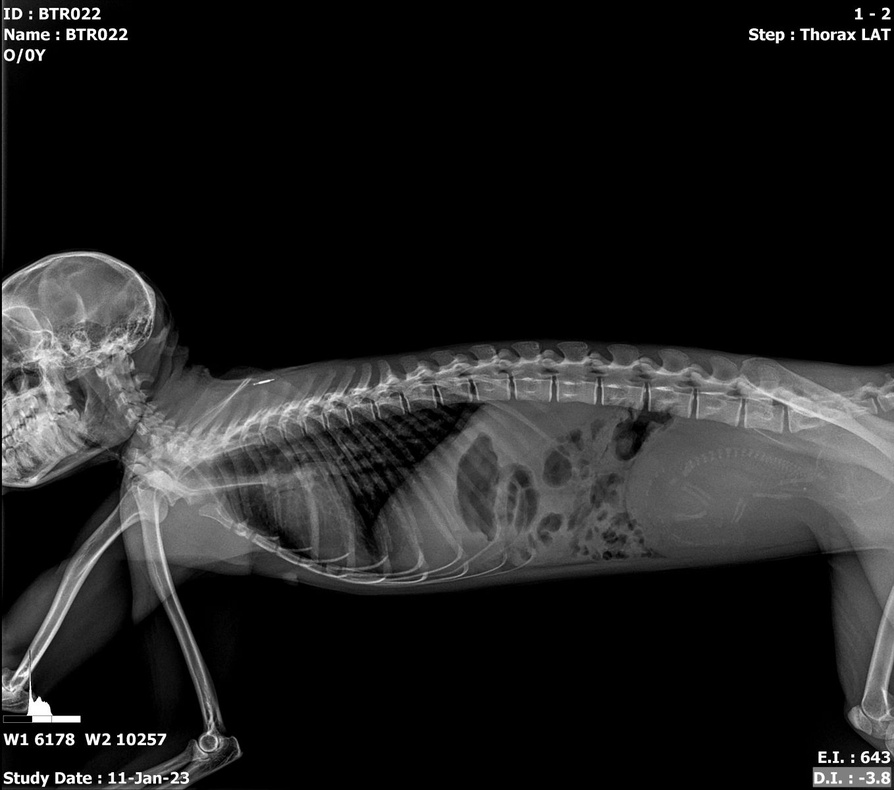
#> input picture BTR022.jpg, 894 x 790 px, shrunk from 1358 x 1200 before the run
$ python nwcde.py
#> lines starting #> are read from the running program, lines starting #| are printed output that depends on the picture; after the words box and inside, x2 and y2 are one past the last pixel; in counts of white or black regions, pixels touching at a corner belong together
import cv2
import numpy as np
import os

# ============================================================
#   ฟังก์ชันช่วยถาม/พิมพ์/เซฟภาพ
# ============================================================

def ask_bool(question, default=True):
    d = "Y/n" if default else "y/N"
    ans = input(f"{question} ({d}): ").strip().lower()
    if ans == "":
        return default
    return ans in ["y", "yes", "true", "1"]

# [21 lines left out: function ask_int, not called in this run]

def ask_float(question, default, min_val=None, max_val=None):
    while True:
        ans = input(f"{question} [default={default}]: ").strip()
        if ans == "":
            value = default
        else:
            try:
                value = float(ans)
            except:
                print("กรุณากรอกตัวเลข")
                continue
        if min_val is not None and value < min_val:
            print(f"ต้องไม่น้อยกว่า {min_val}")
            continue
        if max_val is not None and value > max_val:
            print(f"ต้องไม่มากกว่า {max_val}")
            continue
        return value

def save_img(img, filename, outdir="outputs", save=True):
    """เซฟรูปถ้า save=True"""
    if not save:
        return

    os.makedirs(outdir, exist_ok=True)
    path = os.path.join(outdir, filename)

    img_to_save = img
    if img_to_save.dtype != np.uint8:
        img_to_save = cv2.normalize(img_to_save, None, 0, 255,
                                    cv2.NORM_MINMAX).astype(np.uint8)

    cv2.imwrite(path, img_to_save)
    print("Saved:", path)

# ============================================================
#   ประมวลผลเฉพาะ ROI (ลำตัว) ลบซี่โครงใน polygon
# ============================================================

# [101 lines left out: function process_torso, not called in this run]

# ============================================================
#                      MAIN (auto crop + save option)
# ============================================================

def main():
    print("=== Auto-crop Monkey X-ray & Remove Ribs (no GUI) ===")

    # 1) เลือกไฟล์ภาพ
    print("แนะนำ: ให้วางไฟล์ภาพไว้โฟลเดอร์เดียวกับสคริปต์นี้")
    img_name = input("พิมพ์ชื่อไฟล์ภาพ (เช่น monkey_xray.png): ").strip()
#> the answer given: BTR022.jpg
    if img_name == "":
        print("ไม่ได้ระบุไฟล์ จบโปรแกรม")
        return

    img = cv2.imread(img_name, cv2.IMREAD_GRAYSCALE)
#> img is the input picture: shape (790, 894); min 0, max 255, mean 32.5
    if img is None:
        print("อ่านไฟล์ไม่สำเร็จ ตรวจสอบชื่อไฟล์/ตำแหน่ง")
        return

    H, W = img.shape
    print(f"อ่านภาพสำเร็จ ขนาด = {W} x {H}")
#| อ่านภาพสำเร็จ ขนาด = 894 x 790

    # 2) ถามว่าจะเซฟไฟล์ขั้นตอนต่าง ๆ หรือไม่
    save_steps = ask_bool("ต้องการบันทึกรูปผลลัพธ์ทั้งหมดไหม?", True)
#> the answer given: y
    outdir = "outputs"

    # 3) ใช้ภาพเต็มเพื่อหา ribs mask เบื้องต้น (สำหรับ auto-crop)
    clahe = cv2.createCLAHE(clipLimit=2.0, tileGridSize=(8, 8))
    enh_full = clahe.apply(img)
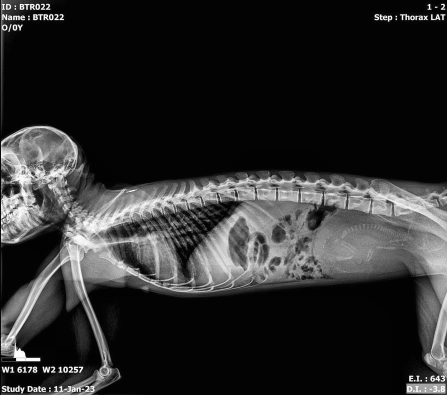
#> enh_full: shape (790, 894) (shown at 1/2 size); min 1, max 255, mean 44.1
    den_full = cv2.medianBlur(enh_full, 3)

    blur_full = cv2.GaussianBlur(den_full, (5, 5), 0)
    _, bone_full = cv2.threshold(
        blur_full, 0, 255, cv2.THRESH_BINARY + cv2.THRESH_OTSU
    )
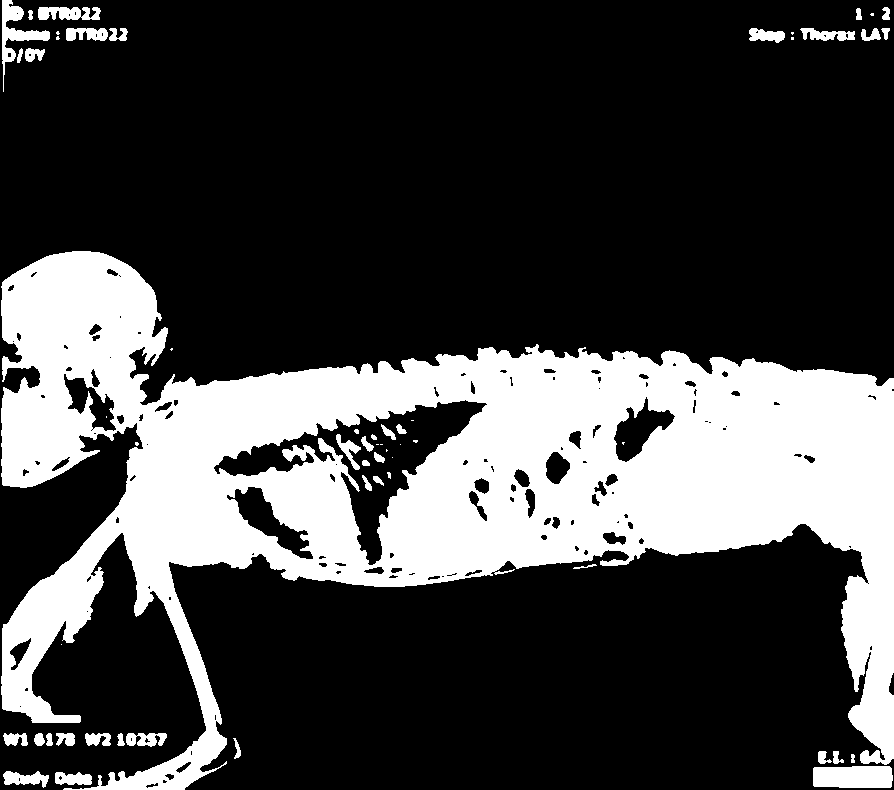
#> bone_full: shape (790, 894); 27.1% white; 57 white regions (17 under 20 px), largest, box (x1, y1, x2, y2) and area: (1, 251, 894, 790) 182227, (813, 766, 893, 788) 1673, (2, 0, 50, 92) 1110

    if (bone_full == 255).any() and (bone_full == 0).any():
        if den_full[bone_full == 255].mean() < den_full[bone_full == 0].mean():
            bone_full = cv2.bitwise_not(bone_full)

    bone_full = cv2.morphologyEx(
        bone_full,
        cv2.MORPH_CLOSE,
        cv2.getStructuringElement(cv2.MORPH_ELLIPSE, (3, 3))
    )
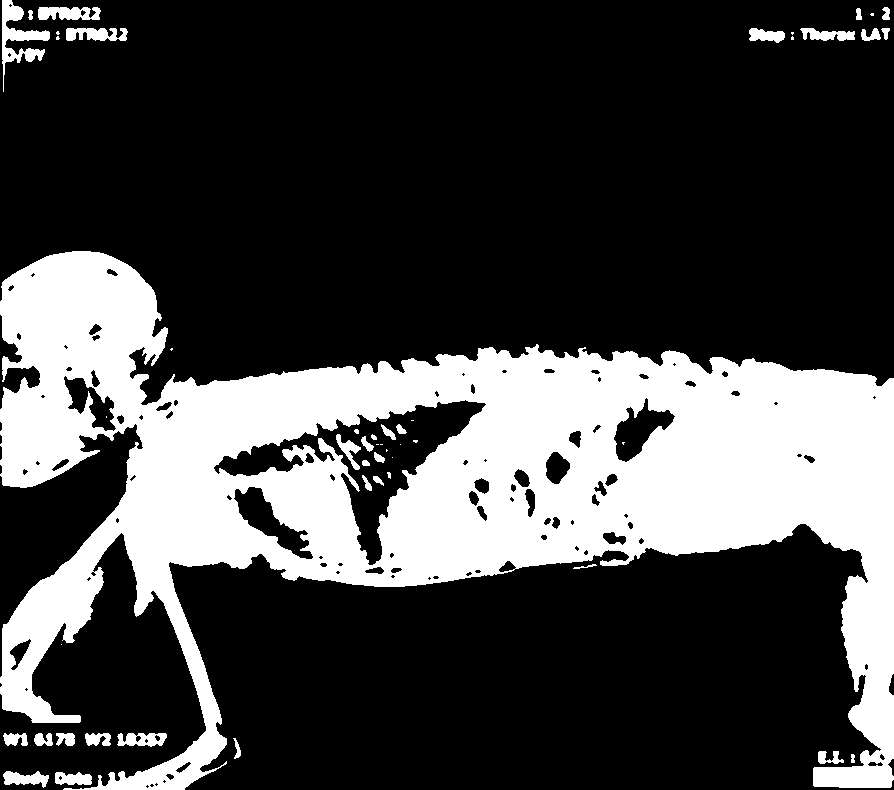
#> bone_full: shape (790, 894); 27.2% white; 49 white regions (16 under 20 px), largest, box (x1, y1, x2, y2) and area: (0, 251, 894, 790) 184644, (2, 0, 50, 92) 1386, (38, 7, 101, 20) 659

    kernel_vert_full = cv2.getStructuringElement(cv2.MORPH_RECT, (5, 35))
    spine_full = cv2.morphologyEx(bone_full, cv2.MORPH_OPEN, kernel_vert_full)
#> spine_full: shape (790, 894); 23.3% white; 16 white regions, largest, box (x1, y1, x2, y2) and area: (382, 347, 894, 763) 91080, (121, 359, 435, 618) 31386, (2, 251, 154, 487) 23507
    spine_full = cv2.dilate(
        spine_full,
        cv2.getStructuringElement(cv2.MORPH_ELLIPSE, (5, 5)),
        iterations=1
    )
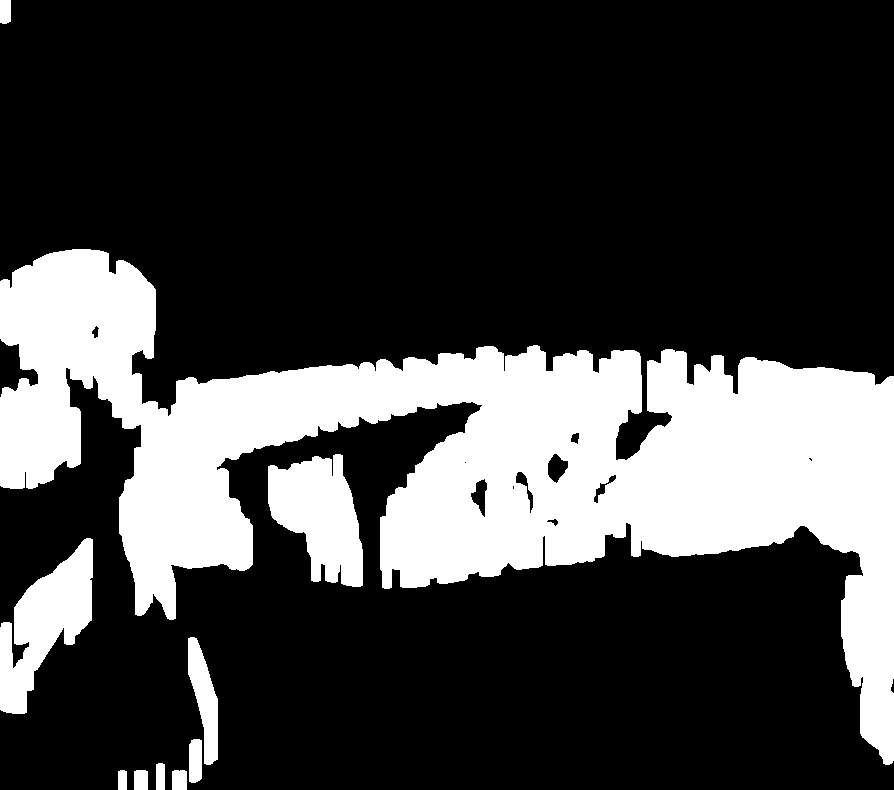
#> spine_full: shape (790, 894); 25.5% white; 10 white regions, largest, box (x1, y1, x2, y2) and area: (0, 249, 894, 765) 159798, (268, 454, 363, 587) 8273, (0, 538, 93, 714) 8052
    ribs_full = cv2.bitwise_and(bone_full, cv2.bitwise_not(spine_full))
#> ribs_full: shape (790, 894); 3% white; 161 white regions (62 under 20 px), largest, box (x1, y1, x2, y2) and area: (813, 750, 894, 788) 1928, (253, 527, 311, 581) 1494, (2, 24, 50, 92) 1014
    ribs_full = cv2.morphologyEx(
        ribs_full,
        cv2.MORPH_OPEN,
        cv2.getStructuringElement(cv2.MORPH_ELLIPSE, (3, 3))
    )
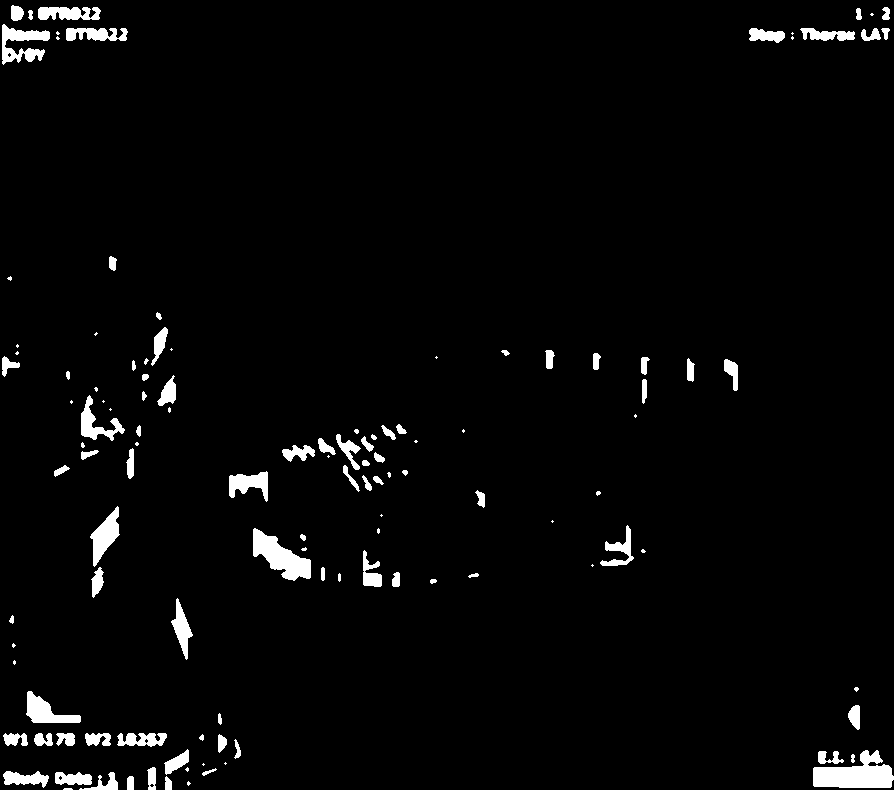
#> ribs_full: shape (790, 894); 2.9% white; 122 white regions (40 under 20 px), largest, box (x1, y1, x2, y2) and area: (813, 750, 894, 788) 1924, (253, 528, 311, 581) 1485, (2, 24, 50, 65) 967

    ys, xs = np.where(ribs_full > 0)
    if len(xs) == 0 or len(ys) == 0:
        print("ไม่พบ ribs ในภาพ (mask ว่าง) ใช้ครึ่งล่างของภาพแทน")
        x_min, x_max = int(W * 0.2), int(W * 0.9)
        y_min, y_max = int(H * 0.3), int(H * 0.8)
    else:
        x_min, x_max = xs.min(), xs.max()
#> x_min = 2; x_max = 893
        y_min, y_max = ys.min(), ys.max()
#> y_min = 5; y_max = 789

        pad_x = int(0.05 * W)  # padding 5% รอบด้าน
        pad_y = int(0.05 * H)

        x_min = max(x_min - pad_x, 0)
#> x_min = 0
        x_max = min(x_max + pad_x, W - 1)
        y_min = max(y_min - pad_y, 0)
#> y_min = 0
        y_max = min(y_max + pad_y, H - 1)

    torso = img[y_min:y_max+1, x_min:x_max+1]
    save_img(torso, "auto_crop_torso.png", outdir, save_steps)
    print(f"Auto-crop ROI: x=[{x_min},{x_max}], y=[{y_min},{y_max}]")
#| Auto-crop ROI: x=[0,893], y=[0,789]

    # 4) ลูปให้ปรับพารามิเตอร์ได้หลายรอบ
    run = 1
    while True:
        print(f"\n===== รอบที่ {run}: กำหนดพารามิเตอร์ =====")
        print("(กด Enter = ใช้ค่ามาตรฐานที่แนะนำ)")

        params = {
            "clahe_clip":   ask_float("CLAHE clipLimit", 2.0),
            "clahe_tile":   ask_int("CLAHE tileGridSize", 8, 2),

            "median_ksize": ask_int("Median filter kernel (odd)", 3, 1, must_odd=True),
            "gauss_ksize":  ask_int("Gaussian blur kernel (odd)", 5, 1, must_odd=True),

            "small_kernel": ask_int("Small morphology kernel (odd)", 3, 1, must_odd=True),
            "min_area":     ask_int("min_area สำหรับลบจุดเล็ก", 80, 1),

            "vert_width":   ask_int("ความกว้าง kernel spine", 5, 1),
            "vert_length":  ask_int("ความยาว kernel spine", 35, 3),
            "spine_dilate": ask_int("ขนาด dilate spine (odd)", 7, 1, must_odd=True),

            "ribs_open":    ask_int("kernel เปิด ribs (odd)", 3, 1, must_odd=True),

            "inpaint_radius": ask_int("inpaint radius", 3, 1),
        }

        tag = f"run{run}"

        torso_result = process_torso(torso, params, outdir, tag, save_steps)

        # เอากลับไปใส่ในภาพเต็ม
        full_result = img.copy()
        full_result[y_min:y_max+1, x_min:x_max+1] = torso_result

        save_img(full_result, f"{tag}_full_result.jpg", outdir, save_steps)
        # เซฟชื่อหลัก (ถ้า save_steps=False จะไม่สร้างไฟล์)
        save_img(full_result, "monkey_xray_no_ribs_final.jpg", outdir, save_steps)

        again = ask_bool("ต้องการลองปรับพารามิเตอร์ใหม่อีกรอบไหม?", False)
        if not again:
            print("จบโปรแกรม ถ้าเลือกเซฟ ให้เปิดโฟลเดอร์ outputs ดูรูปแต่ละขั้นตอน")
            break

        run += 1
#> after the loop, run = 1

if __name__ == "__main__":
#> (the run stopped early here; a loop or call above may not have finished)

$ run again, on BTR056.jpg
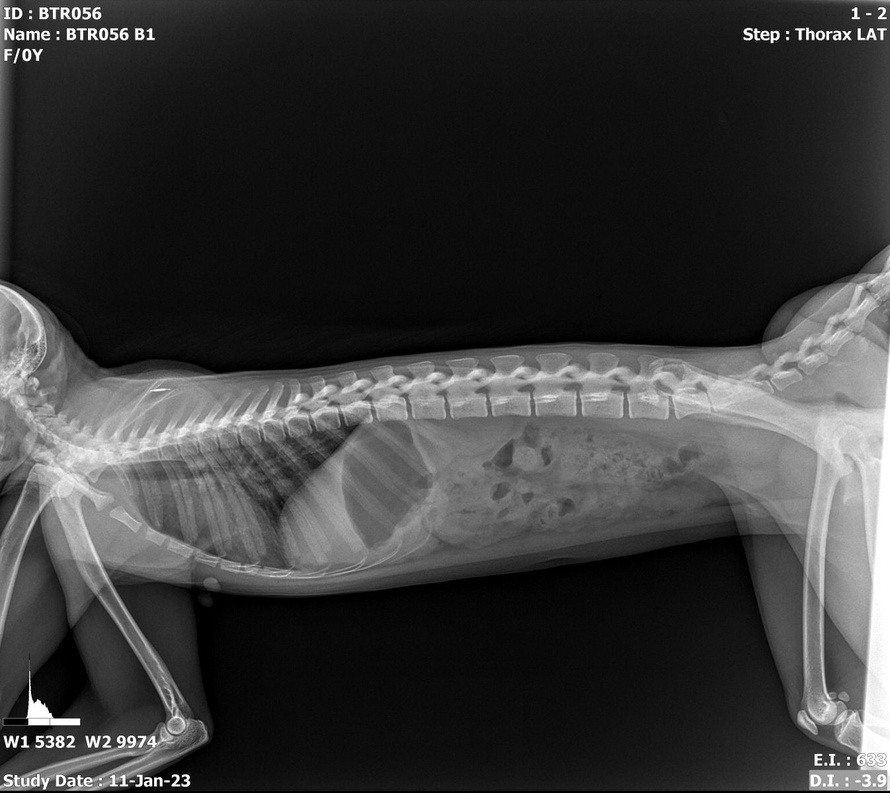
#> input picture BTR056.jpg, 890 x 793 px, shrunk from 1346 x 1200 before the run
#> in main, img is the input picture: shape (793, 890); min 0, max 255, mean 56.8
#| อ่านภาพสำเร็จ ขนาด = 890 x 793
#> in main, `_, bone_full = cv2.threshold( blur_full, 0, 255, cv2.THRESH_BINARY + c..`:
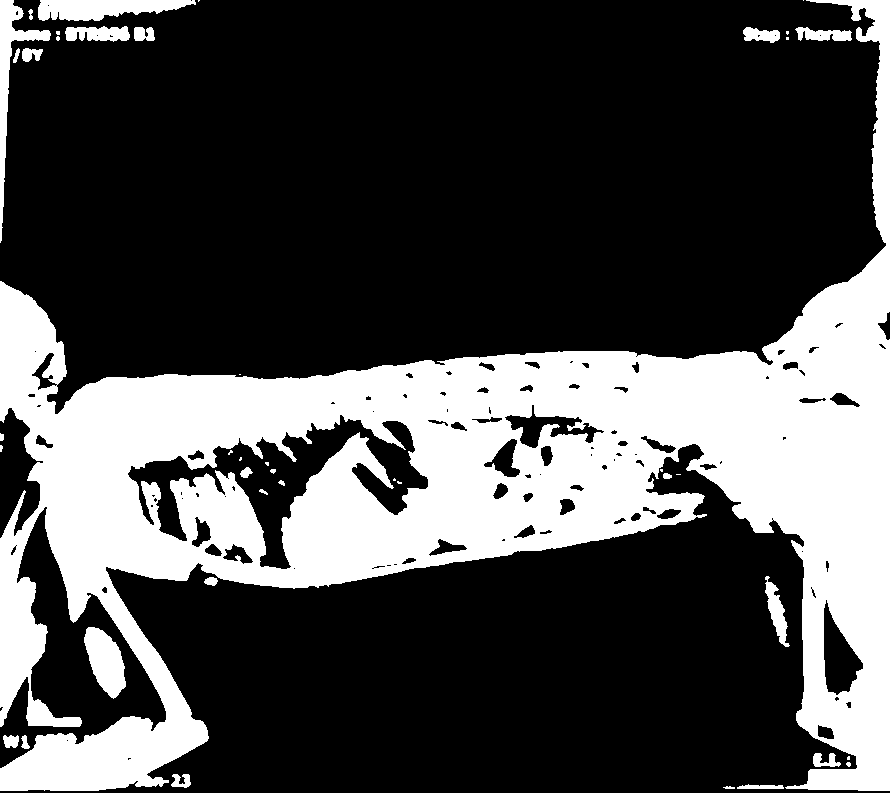
#> bone_full: shape (793, 890); 29.7% white; 42 white regions (17 under 20 px), largest, box (x1, y1, x2, y2) and area: (0, 0, 890, 791) 198782, (38, 0, 196, 21) 2343, (0, 0, 51, 243) 2305
#> in main, `ribs_full = cv2.morphologyEx( ribs_full, cv2.MORPH_OPEN, cv2.getStruct..`:
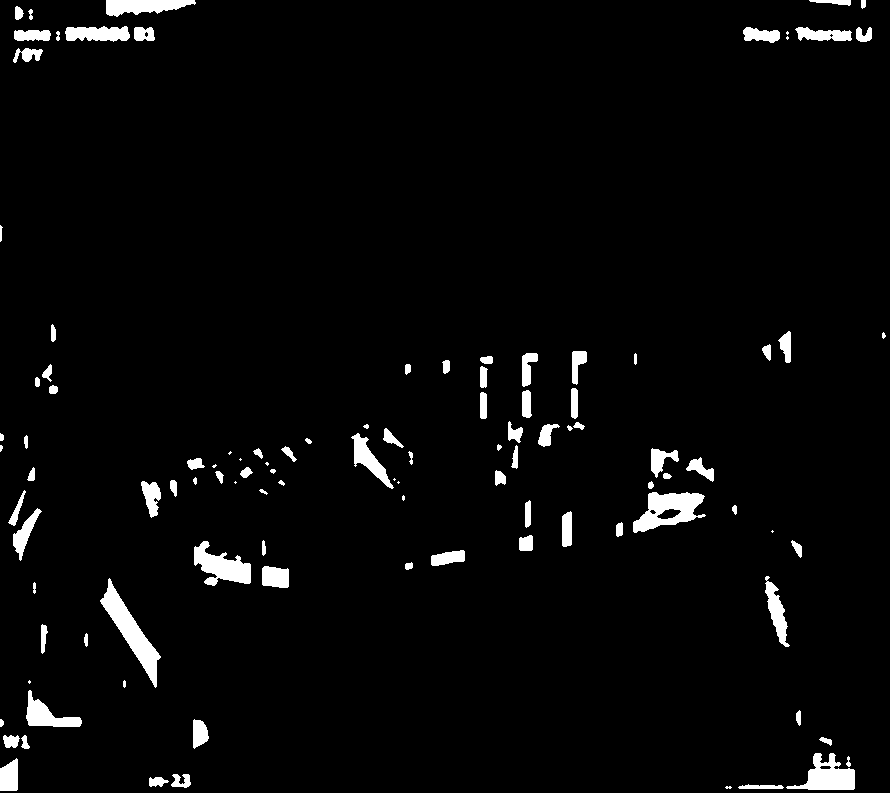
#> ribs_full: shape (793, 890); 3.2% white; 108 white regions (15 under 20 px), largest, box (x1, y1, x2, y2) and area: (100, 578, 161, 688) 1829, (633, 492, 706, 533) 1632, (194, 541, 251, 586) 1355
#> in main, `x_min, x_max = xs.min(), xs.max()`: x_min = 0; x_max = 885
#> in main, `y_min, y_max = ys.min(), ys.max()`: y_min = 0; y_max = 790
#> in main, `x_max = min(x_max + pad_x, W - 1)`: x_max = 889
#> in main, `y_max = min(y_max + pad_y, H - 1)`: y_max = 792
#| Auto-crop ROI: x=[0,889], y=[0,792]
#> after the loop in main, `while True:`: run = 1
